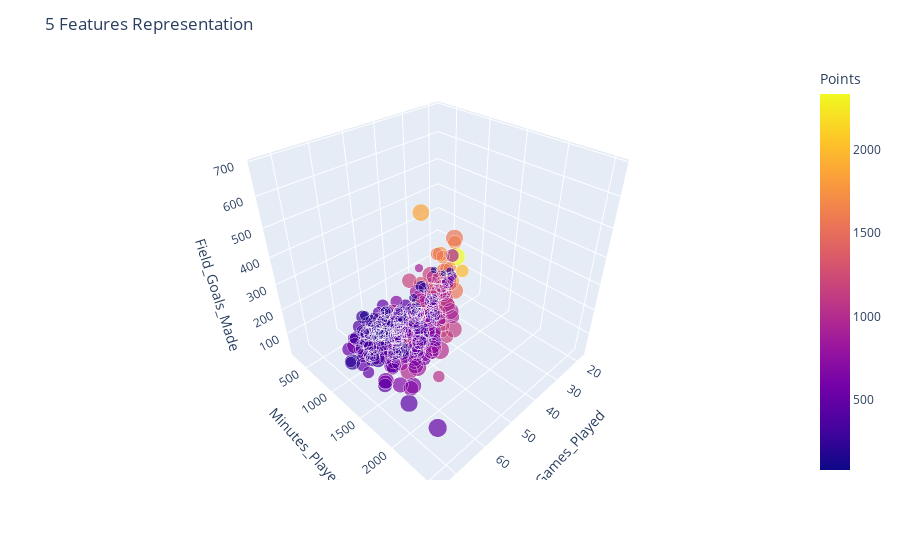

Notebook code cell kept with this figure:
### Code cell
fig1 = px.scatter_3d(ml_df_2020, x="Games_Played", y="Minutes_Played",z="Field_Goals_Made",
                     color="Points",size="Personal_Fouls")
fig1.update_layout(title="5 Features Representation")
fig1.show()

### Figure 1 — Plotly figure (JSON) as saved in the notebook; plotly's stock layout.template omitted (floating-point values rounded to 4 significant figures; data arrays with more than 128 entries replaced by an {"elided": "..."} marker saying what was removed)
{"data": [{"hovertemplate": "Games_Played=%{x}<br>Minutes_Played=%{y}<br>Field_Goals_Made=%{z}<br>Personal_Fouls=%{marker.size}<br>Points=%{marker.color}<extra></extra>", "legendgroup": "", "marker": {"color": {"elided": "280 int values"}, "coloraxis": "coloraxis", "size": {"elided": "280 int values"}, "sizemode": "area", "sizeref": 0.695, "symbol": "circle"}, "mode": "markers", "name": "", "scene": "scene", "showlegend": false, "type": "scatter3d", "x": {"elided": "280 int values"}, "y": {"elided": "280 float values"}, "z": {"elided": "280 int values"}}], "layout": {"coloraxis": {"colorbar": {"title": {"text": "Points"}}, "colorscale": [[0, "#0d0887"], [0.1111, "#46039f"], [0.2222, "#7201a8"], [0.3333, "#9c179e"], [0.4444, "#bd3786"], [0.5556, "#d8576b"], [0.6667, "#ed7953"], [0.7778, "#fb9f3a"], [0.8889, "#fdca26"], [1, "#f0f921"]]}, "legend": {"itemsizing": "constant", "tracegroupgap": 0}, "margin": {"t": 60}, "scene": {"domain": {"x": [0, 1], "y": [0, 1]}, "xaxis": {"title": {"text": "Games_Played"}}, "yaxis": {"title": {"text": "Minutes_Played"}}, "zaxis": {"title": {"text": "Field_Goals_Made"}}}, "title": {"text": "5 Features Representation"}}}
